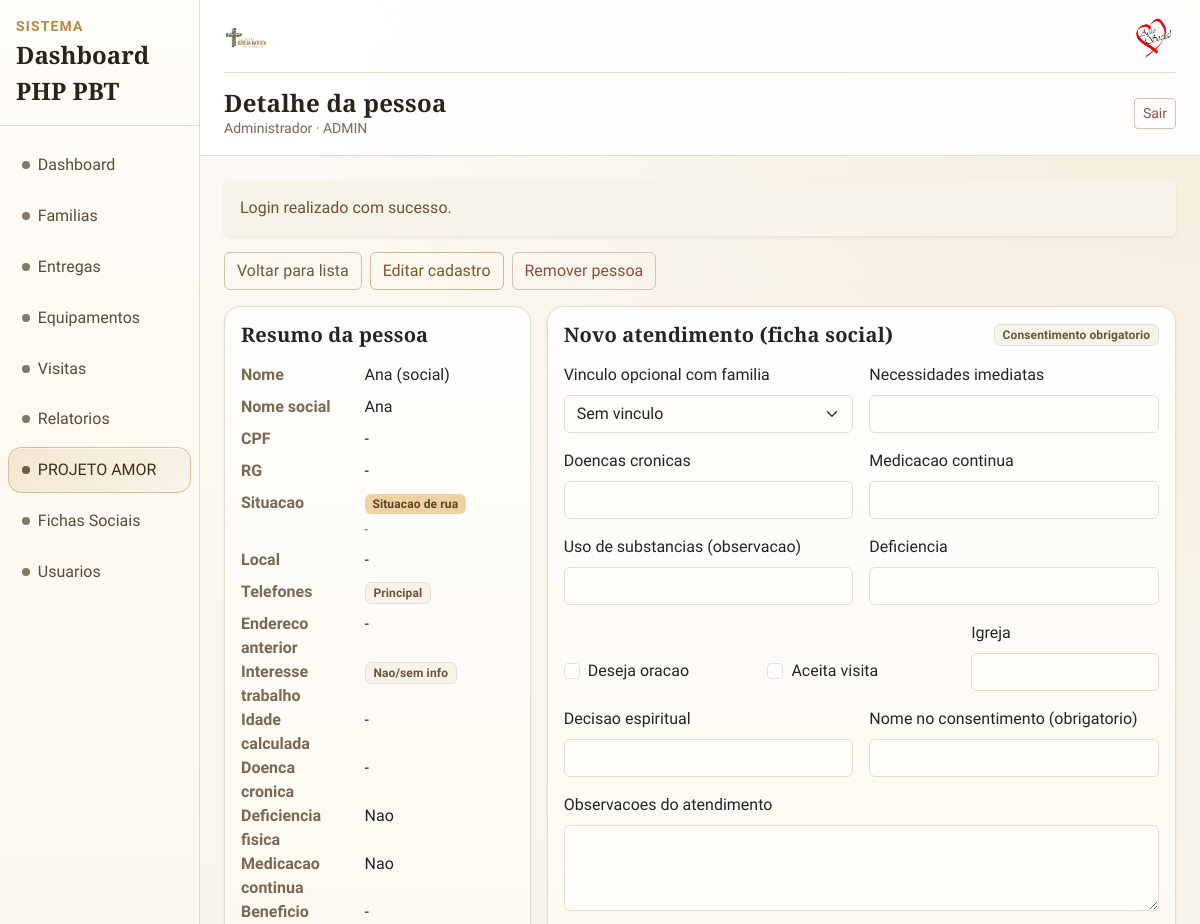
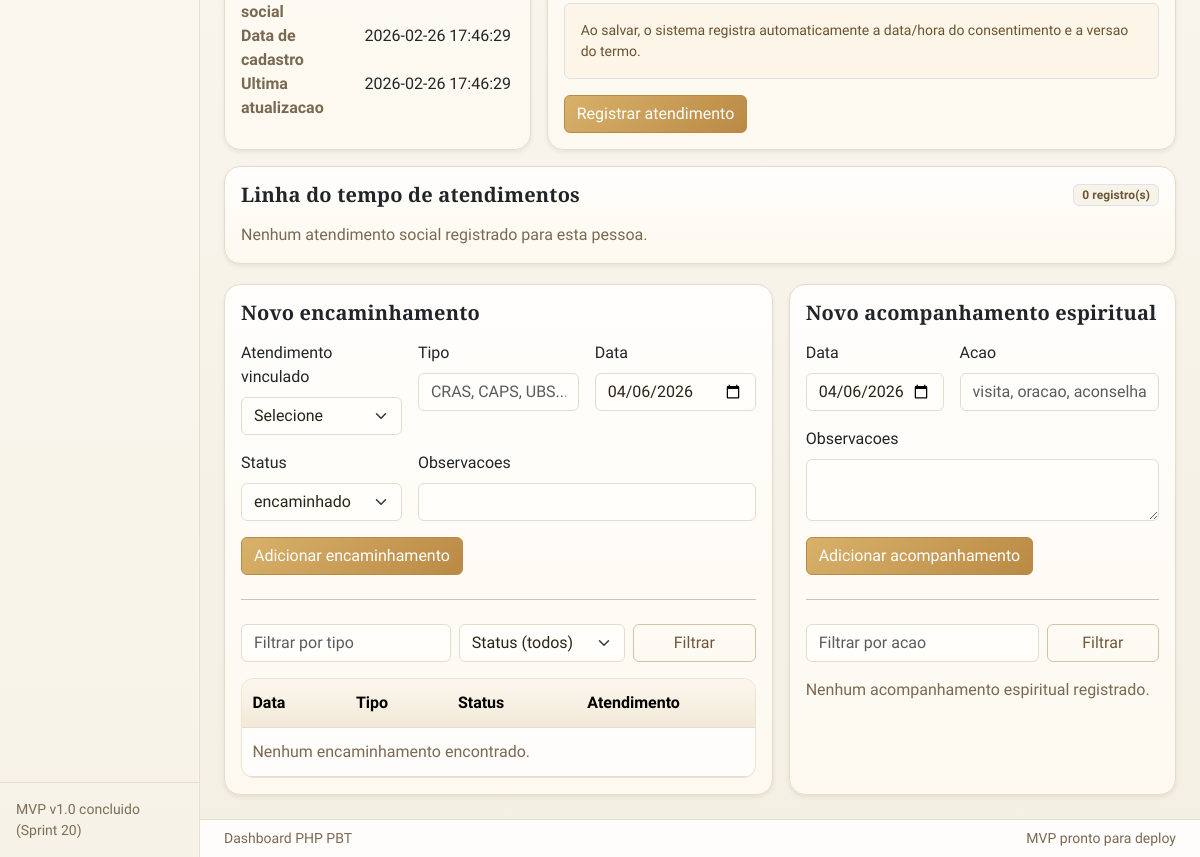
The app's page /people/show?id=2 (signed in) with its own data (2 pictures, top to bottom).
### tables this page shows
CREATE TABLE IF NOT EXISTS people (
  id INT AUTO_INCREMENT PRIMARY KEY,
  full_name VARCHAR(160) NULL,
  social_name VARCHAR(160) NULL,
  cpf VARCHAR(14) NULL UNIQUE,
  rg VARCHAR(20) NULL,
  birth_date DATE NULL,
  approx_age INT NULL,
  gender VARCHAR(20) NULL,
  is_homeless TINYINT(1) NOT NULL DEFAULT 0,
  homeless_time VARCHAR(20) NULL,
  stay_location VARCHAR(200) NULL,
  phone VARCHAR(20) NULL,
  previous_address VARCHAR(200) NULL,
  has_family_in_region TINYINT(1) NOT NULL DEFAULT 0,
  family_contact VARCHAR(200) NULL,
  education_level VARCHAR(40) NULL,
  profession_skills VARCHAR(200) NULL,
  formal_work_history TINYINT(1) NOT NULL DEFAULT 0,
  work_interest TINYINT(1) NOT NULL DEFAULT 0,
  work_interest_detail VARCHAR(200) NULL,
  chronic_disease TEXT NULL,
  chronic_disease_other_details VARCHAR(200) NULL,
  has_physical_disability TINYINT(1) NOT NULL DEFAULT 0,
  physical_disability_details VARCHAR(200) NULL,
  uses_continuous_medication TINYINT(1) NOT NULL DEFAULT 0,
  continuous_medication_details VARCHAR(200) NULL,
  has_addiction TINYINT(1) NOT NULL DEFAULT 0,
  addiction_details VARCHAR(200) NULL,
  social_benefit VARCHAR(80) NULL,
  created_at DATETIME NOT NULL DEFAULT CURRENT_TIMESTAMP,
  updated_at DATETIME NULL DEFAULT NULL ON UPDATE CURRENT_TIMESTAMP,
  INDEX idx_people_full_name (full_name),
  INDEX idx_people_social_name (social_name),
  INDEX idx_people_is_homeless (is_homeless),
  INDEX idx_people_updated_at (updated_at)
);

### app/Views/people/show.php (the view, shortened to what the rows shown need)
<?php
$person = is_array($person ?? null) ? $person : [];
$recordEditMode = (bool) ($recordEditMode ?? false);
$referralEditMode = (bool) ($referralEditMode ?? false);
$spiritualEditMode = (bool) ($spiritualEditMode ?? false);
$displayName = (string) (($person['full_name'] ?? '') ?: ($person['social_name'] ?? 'Sem identificacao'));
$phones = is_array($person['phones'] ?? null) ? $person['phones'] : [];
?>
<div class="row g-3 mb-3">
    <div class="col-12 col-xl-4">
        <div class="card border-0 shadow-sm h-100">
            <div class="card-body">
                <h2 class="h5 mb-3">Resumo da pessoa</h2>
                <dl class="row mb-0">
                    <dt class="col-5 text-secondary">Nome</dt>
                    <dd class="col-7"><?= htmlspecialchars($displayName, ENT_QUOTES, 'UTF-8') ?></dd>
                    <dt class="col-5 text-secondary">Nome social</dt>
                    <dd class="col-7"><?= htmlspecialchars((string) (($person['social_name'] ?? '') ?: '-'), ENT_QUOTES, 'UTF-8') ?></dd>
                    <dt class="col-5 text-secondary">CPF</dt>
                    <dd class="col-7"><?= htmlspecialchars((string) (($person['cpf'] ?? '') ?: '-'), ENT_QUOTES, 'UTF-8') ?></dd>
                    <dt class="col-5 text-secondary">RG</dt>
                    <dd class="col-7"><?= htmlspecialchars((string) (($person['rg'] ?? '') ?: '-'), ENT_QUOTES, 'UTF-8') ?></dd>
                    <dt class="col-5 text-secondary">Situacao</dt>
                    <dd class="col-7">
                        <?php if ((int) ($person['is_homeless'] ?? 0) === 1) : ?>
                            <span class="badge text-bg-warning">Situacao de rua</span>
                            <div class="small text-secondary mt-1"><?= htmlspecialchars((string) (($person['homeless_time'] ?? '') ?: '-'), ENT_QUOTES, 'UTF-8') ?></div>
                        <?php else : ?>
                            <span class="badge text-bg-success">Acompanhamento geral</span>
                        <?php endif; ?>
                    </dd>
                    <dt class="col-5 text-secondary">Local</dt>
                    <dd class="col-7"><?= htmlspecialchars((string) (($person['stay_location'] ?? '') ?: '-'), ENT_QUOTES, 'UTF-8') ?></dd>
                    <dt class="col-5 text-secondary">Telefones</dt>
                    <dd class="col-7">
                        <?php if ($phones === []) : ?>
                            -
                        <?php else : ?>
                            <?php foreach ($phones as $phone) : ?>
                                <div>
                                </div>
                            <?php endforeach; ?>
                        <?php endif; ?>
                    </dd>
                    <dt class="col-5 text-secondary">Endereco anterior</dt>
                    <dd class="col-7"><?= htmlspecialchars((string) (($person['previous_address'] ?? '') ?: '-'), ENT_QUOTES, 'UTF-8') ?></dd>
                    <dt class="col-5 text-secondary">Interesse trabalho</dt>
                    <dd class="col-7">
                        <?= ((int) ($person['work_interest'] ?? 0) === 1)
                            ? '<span class="badge text-bg-success">Sim</span>'
                            : '<span class="badge text-bg-light border">Nao/sem info</span>' ?>
                    </dd>
                    <dt class="col-5 text-secondary">Idade calculada</dt>
                    <dd class="col-7"><?= htmlspecialchars((string) (($person['approx_age'] ?? null) !== null ? (string) $person['approx_age'] . ' anos' : '-'), ENT_QUOTES, 'UTF-8') ?></dd>
                    <dt class="col-5 text-secondary">Doenca cronica</dt>
                    <dd class="col-7"><?= htmlspecialchars((string) (($person['chronic_disease'] ?? '') ?: '-'), ENT_QUOTES, 'UTF-8') ?></dd>
                    <dt class="col-5 text-secondary">Deficiencia fisica</dt>
                    <dd class="col-7">
                        <?= ((int) ($person['has_physical_disability'] ?? 0) === 1)
                            ? htmlspecialchars((string) (($person['physical_disability_details'] ?? '') ?: 'Sim'), ENT_QUOTES, 'UTF-8')
                            : 'Nao' ?>
                    </dd>
                    <dt class="col-5 text-secondary">Medicacao continua</dt>
                    <dd class="col-7">
                        <?= ((int) ($person['uses_continuous_medication'] ?? 0) === 1)
                            ? htmlspecialchars((string) (($person['continuous_medication_details'] ?? '') ?: 'Sim'), ENT_QUOTES, 'UTF-8')
                            : 'Nao' ?>
                    </dd>
                    <dt class="col-5 text-secondary">Beneficio social</dt>
                    <dd class="col-7"><?= htmlspecialchars((string) (($person['social_benefit'] ?? '') ?: '-'), ENT_QUOTES, 'UTF-8') ?></dd>
                    <dt class="col-5 text-secondary">Data de cadastro</dt>
                    <dd class="col-7"><?= htmlspecialchars((string) (($person['created_at'] ?? '') ?: '-'), ENT_QUOTES, 'UTF-8') ?></dd>
                    <dt class="col-5 text-secondary">Ultima atualizacao</dt>
                    <dd class="col-7"><?= htmlspecialchars((string) (($person['updated_at'] ?? '') ?: ($person['created_at'] ?? '-')), ENT_QUOTES, 'UTF-8') ?></dd>
                </dl>
            </div>
        </div>
    </div>
    <div class="col-12 col-xl-8">
        <div class="card border-0 shadow-sm h-100">
            <div class="card-body">
                <div class="d-flex justify-content-between align-items-center mb-3">
                    <h2 class="h5 mb-0"><?= $recordEditMode ? 'Editar atendimento (ficha social)' : 'Novo atendimento (ficha social)' ?></h2>
                </div>
            </div>
        </div>
    </div>
</div>
<div class="card border-0 shadow-sm">
    <div class="card-body">
        <div class="d-flex justify-content-between align-items-center mb-3">
            <h2 class="h5 mb-0">Linha do tempo de atendimentos</h2>
        </div>
    </div>
</div>
<div class="row g-3 mt-1">
    <div class="col-12 col-xl-7">
        <div class="card border-0 shadow-sm h-100">
            <div class="card-body">
                <div class="d-flex flex-wrap justify-content-between gap-2 align-items-center mb-3">
                    <h2 class="h5 mb-0"><?= $referralEditMode ? 'Editar encaminhamento' : 'Novo encaminhamento' ?></h2>
                </div>
                <div class="table-responsive">
                    <table class="table align-middle mb-0">
                        <thead>
                            <tr>
                                <th>Data</th>
                                <th>Tipo</th>
                                <th>Status</th>
                                <th>Atendimento</th>
                            </tr>
                        </thead>
                    </table>
                </div>
            </div>
        </div>
    </div>
    <div class="col-12 col-xl-5">
        <div class="card border-0 shadow-sm h-100">
            <div class="card-body">
                <div class="d-flex flex-wrap justify-content-between gap-2 align-items-center mb-3">
                    <h2 class="h5 mb-0"><?= $spiritualEditMode ? 'Editar acompanhamento espiritual' : 'Novo acompanhamento espiritual' ?></h2>
                </div>
            </div>
        </div>
    </div>
</div>

### records on screen
people: full_name "Ana (social)", social_name "Ana", cpf "-", rg "-", homeless_time "-", stay_location "-", previous_address "-", approx_age "-", chronic_disease "-", social_benefit "-", created_at "2026-02-26 17:46:29"

### other values on screen
$layoutAppName "Dashboard PHP PBT"
$item['label'] "Dashboard"
$item['label'] "Familias"
$item['label'] "Entregas"
$item['label'] "Equipamentos"
$item['label'] "Visitas"
$item['label'] "Relatorios"
$item['label'] "PROJETO AMOR"
$item['label'] "Fichas Sociais"
$item['label'] "Usuarios"
$layoutTitle "Detalhe da pessoa"
$layoutUserName "Administrador"
$layoutUserRole "ADMIN"
$success "Login realizado com sucesso."
count($timeline) "0"
